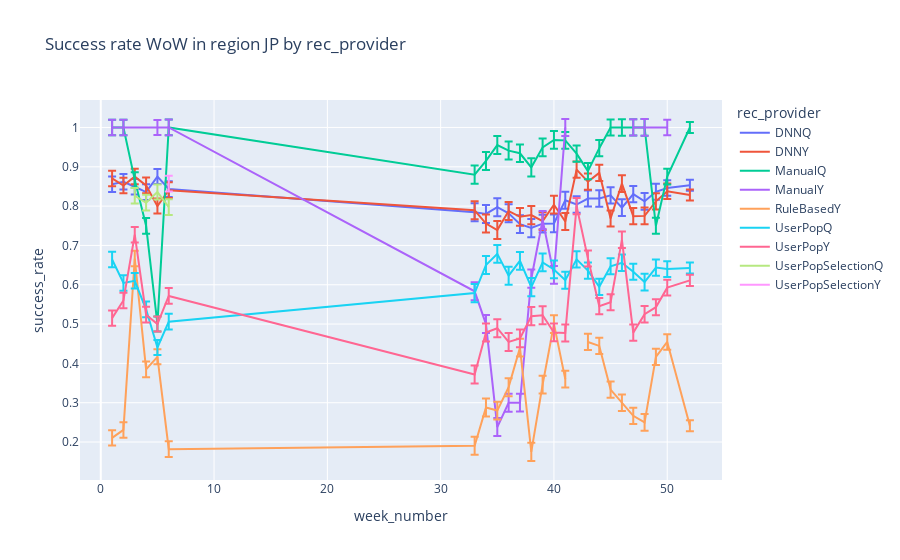

The notebook cell this image was saved under:
### Code cell
plt=px.line(df12.reset_index().query("region=='JP'"), x='week_number', y='success_rate',error_y='CI_range',color='rec_provider', title='Wow Success rate in region JP by rec_provider')
plt.show()

### Figure 1 — Plotly figure (JSON) as saved in the notebook; plotly's stock layout.template omitted (floating-point values rounded to 4 significant figures)
{"data": [{"error_y": {"array": [0.01955, 0.0198, 0.01971, 0.02006, 0.01909, 0.02001, 0.02303, 0.02295, 0.02275, 0.02286, 0.02256, 0.02322, 0.02271, 0.02249, 0.02153, 0.02083, 0.02054, 0.02071, 0.02044, 0.02113, 0.02059, 0.02122, 0.02051, 0.01985, 0.01406]}, "hovertemplate": "rec_provider=DNNQ<br>week_number=%{x}<br>success_rate=%{y}<extra></extra>", "legendgroup": "DNNQ", "line": {"color": "#636efa", "dash": "solid"}, "marker": {"symbol": "circle"}, "mode": "lines", "name": "DNNQ", "orientation": "v", "showlegend": true, "type": "scatter", "x": [1, 2, 3, 4, 5, 6, 33, 34, 35, 36, 37, 38, 39, 40, 41, 42, 43, 44, 45, 46, 47, 48, 49, 50, 52], "xaxis": "x", "y": [0.8555, 0.8619, 0.8492, 0.8358, 0.875, 0.8434, 0.7844, 0.7801, 0.7972, 0.7816, 0.7541, 0.7443, 0.7554, 0.756, 0.8149, 0.804, 0.8193, 0.8193, 0.8273, 0.7961, 0.8306, 0.812, 0.8364, 0.8461, 0.853], "yaxis": "y"}, {"error_y": {"array": [0.01955, 0.0198, 0.01971, 0.02006, 0.01909, 0.02001, 0.02303, 0.02295, 0.02275, 0.02286, 0.02256, 0.02322, 0.02271, 0.02249, 0.02153, 0.02083, 0.02054, 0.02071, 0.02044, 0.02113, 0.02059, 0.02122, 0.02051, 0.01985, 0.01406]}, "hovertemplate": "rec_provider=DNNY<br>week_number=%{x}<br>success_rate=%{y}<extra></extra>", "legendgroup": "DNNY", "line": {"color": "#EF553B", "dash": "solid"}, "marker": {"symbol": "circle"}, "mode": "lines", "name": "DNNY", "orientation": "v", "showlegend": true, "type": "scatter", "x": [1, 2, 3, 4, 5, 6, 33, 34, 35, 36, 37, 38, 39, 40, 41, 42, 43, 44, 45, 46, 47, 48, 49, 50, 52], "xaxis": "x", "y": [0.8704, 0.8525, 0.875, 0.8526, 0.8, 0.8404, 0.7895, 0.7557, 0.7391, 0.7873, 0.7727, 0.7773, 0.7619, 0.8037, 0.7609, 0.8929, 0.8621, 0.8846, 0.7684, 0.8571, 0.7745, 0.7751, 0.8121, 0.8377, 0.8282], "yaxis": "y"}, {"error_y": {"array": [0.01955, 0.0198, 0.01971, 0.02006, 0.01909, 0.02001, 0.02303, 0.02295, 0.02275, 0.02286, 0.02256, 0.02322, 0.02271, 0.02249, 0.02153, 0.02083, 0.02054, 0.02071, 0.02044, 0.02113, 0.02059, 0.02122, 0.02051, 0.01985, 0.01406]}, "hovertemplate": "rec_provider=ManualQ<br>week_number=%{x}<br>success_rate=%{y}<extra></extra>", "legendgroup": "ManualQ", "line": {"color": "#00cc96", "dash": "solid"}, "marker": {"symbol": "circle"}, "mode": "lines", "name": "ManualQ", "orientation": "v", "showlegend": true, "type": "scatter", "x": [1, 2, 3, 4, 5, 6, 33, 34, 35, 36, 37, 38, 39, 40, 41, 42, 43, 44, 45, 46, 47, 48, 49, 50, 52], "xaxis": "x", "y": [1, 1, 0.8667, 0.75, 0.5, 1, 0.88, 0.9149, 0.9552, 0.9412, 0.9344, 0.8986, 0.9494, 0.9683, 0.9672, 0.9333, 0.8889, 0.9474, 1, 1, 1, 1, 0.75, 0.875, 1], "yaxis": "y"}, {"error_y": {"array": [0.01955, 0.0198, 0.01909, 0.02001, 0.02303, 0.02295, 0.02275, 0.02286, 0.02256, 0.02322, 0.02271, 0.02249, 0.02153, 0.02044, 0.02059, 0.02122, 0.01985, 0.01406]}, "hovertemplate": "rec_provider=ManualY<br>week_number=%{x}<br>success_rate=%{y}<extra></extra>", "legendgroup": "ManualY", "line": {"color": "#ab63fa", "dash": "solid"}, "marker": {"symbol": "circle"}, "mode": "lines", "name": "ManualY", "orientation": "v", "showlegend": true, "type": "scatter", "x": [1, 2, 5, 6, 33, 34, 35, 36, 37, 38, 39, 40, 41, 45, 47, 48, 50, 52], "xaxis": "x", "y": [1, 1, 1, 1, 0.5833, 0.5, 0.2381, 0.3, 0.3, 0.6154, 0.7647, 0.625, 1, null, 1, 1, 1, null], "yaxis": "y"}, {"error_y": {"array": [0.01955, 0.0198, 0.01971, 0.02006, 0.01909, 0.02001, 0.02303, 0.02295, 0.02275, 0.02286, 0.02256, 0.02322, 0.02271, 0.02249, 0.02153, 0.02083, 0.02054, 0.02071, 0.02044, 0.02113, 0.02059, 0.02122, 0.02051, 0.01985, 0.01406]}, "hovertemplate": "rec_provider=RuleBasedY<br>week_number=%{x}<br>success_rate=%{y}<extra></extra>", "legendgroup": "RuleBasedY", "line": {"color": "#FFA15A", "dash": "solid"}, "marker": {"symbol": "circle"}, "mode": "lines", "name": "RuleBasedY", "orientation": "v", "showlegend": true, "type": "scatter", "x": [1, 2, 3, 4, 5, 6, 33, 34, 35, 36, 37, 38, 39, 40, 41, 42, 43, 44, 45, 46, 47, 48, 49, 50, 52], "xaxis": "x", "y": [0.2105, 0.2308, 0.6667, 0.3846, 0.4167, 0.1818, 0.1905, 0.2879, 0.28, 0.3396, 0.44, 0.175, 0.3462, 0.5, 0.36, null, 0.4545, 0.4444, 0.3333, 0.3, 0.2667, 0.25, 0.4167, 0.4545, 0.2414], "yaxis": "y"}, {"error_y": {"array": [0.01955, 0.0198, 0.01971, 0.02006, 0.01909, 0.02001, 0.02303, 0.02295, 0.02275, 0.02286, 0.02256, 0.02322, 0.02271, 0.02249, 0.02153, 0.02083, 0.02054, 0.02071, 0.02044, 0.02113, 0.02059, 0.02122, 0.02051, 0.01985, 0.01406]}, "hovertemplate": "rec_provider=UserPopQ<br>week_number=%{x}<br>success_rate=%{y}<extra></extra>", "legendgroup": "UserPopQ", "line": {"color": "#19d3f3", "dash": "solid"}, "marker": {"symbol": "circle"}, "mode": "lines", "name": "UserPopQ", "orientation": "v", "showlegend": true, "type": "scatter", "x": [1, 2, 3, 4, 5, 6, 33, 34, 35, 36, 37, 38, 39, 40, 41, 42, 43, 44, 45, 46, 47, 48, 49, 50, 52], "xaxis": "x", "y": [0.6641, 0.6045, 0.6099, 0.5375, 0.4405, 0.5062, 0.5787, 0.6502, 0.6785, 0.6231, 0.6609, 0.5941, 0.6568, 0.6389, 0.6115, 0.6646, 0.6361, 0.5948, 0.6471, 0.6558, 0.633, 0.6069, 0.6436, 0.6399, 0.6427], "yaxis": "y"}, {"error_y": {"array": [0.01955, 0.0198, 0.01971, 0.02006, 0.01909, 0.02001, 0.02303, 0.02295, 0.02275, 0.02286, 0.02256, 0.02322, 0.02271, 0.02249, 0.02153, 0.02083, 0.02054, 0.02071, 0.02044, 0.02113, 0.02059, 0.02122, 0.02051, 0.01985, 0.01406]}, "hovertemplate": "rec_provider=UserPopY<br>week_number=%{x}<br>success_rate=%{y}<extra></extra>", "legendgroup": "UserPopY", "line": {"color": "#FF6692", "dash": "solid"}, "marker": {"symbol": "circle"}, "mode": "lines", "name": "UserPopY", "orientation": "v", "showlegend": true, "type": "scatter", "x": [1, 2, 3, 4, 5, 6, 33, 34, 35, 36, 37, 38, 39, 40, 41, 42, 43, 44, 45, 46, 47, 48, 49, 50, 52], "xaxis": "x", "y": [0.5152, 0.56, 0.7273, 0.5238, 0.5, 0.5714, 0.3718, 0.4786, 0.4895, 0.4545, 0.4636, 0.52, 0.5225, 0.4787, 0.4773, 0.8, 0.6667, 0.5455, 0.5556, 0.7143, 0.4783, 0.525, 0.5429, 0.5926, 0.6111], "yaxis": "y"}, {"error_y": {"array": [0.01971, 0.02006, 0.01909, 0.02001]}, "hovertemplate": "rec_provider=UserPopSelectionQ<br>week_number=%{x}<br>success_rate=%{y}<extra></extra>", "legendgroup": "UserPopSelectionQ", "line": {"color": "#B6E880", "dash": "solid"}, "marker": {"symbol": "circle"}, "mode": "lines", "name": "UserPopSelectionQ", "orientation": "v", "showlegend": true, "type": "scatter", "x": [3, 4, 5, 6], "xaxis": "x", "y": [0.8263, 0.8087, 0.836, 0.7975], "yaxis": "y"}, {"error_y": {"array": [0.02001]}, "hovertemplate": "rec_provider=UserPopSelectionY<br>week_number=%{x}<br>success_rate=%{y}<extra></extra>", "legendgroup": "UserPopSelectionY", "line": {"color": "#FF97FF", "dash": "solid"}, "marker": {"symbol": "circle"}, "mode": "lines", "name": "UserPopSelectionY", "orientation": "v", "showlegend": true, "type": "scatter", "x": [6], "xaxis": "x", "y": [0.8571], "yaxis": "y"}], "layout": {"autosize": true, "legend": {"title": {"text": "rec_provider"}, "tracegroupgap": 0}, "title": {"text": "Success rate WoW in region JP by rec_provider"}, "xaxis": {"anchor": "y", "autorange": true, "domain": [0, 1], "range": [-1.833, 54.83], "title": {"text": "week_number"}, "type": "linear"}, "yaxis": {"anchor": "x", "autorange": true, "domain": [0, 1], "range": [0.1035, 1.07], "title": {"text": "success_rate"}, "type": "linear"}}}
